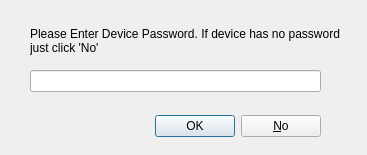
<?xml version="1.0" encoding="UTF-8"?>
<ui version="4.0">
 <class>passwordDialog</class>
 <widget class="QDialog" name="passwordDialog">
  <property name="geometry">
   <rect>
    <x>0</x>
    <y>0</y>
    <width>367</width>
    <height>155</height>
   </rect>
  </property>
  <property name="windowTitle">
   <string>Enter Password</string>
  </property>
  <widget class="QDialogButtonBox" name="okNoButtonBox">
   <property name="geometry">
    <rect>
     <x>30</x>
     <y>110</y>
     <width>291</width>
     <height>32</height>
    </rect>
   </property>
   <property name="orientation">
    <enum>Qt::Horizontal</enum>
   </property>
   <property name="standardButtons">
    <set>QDialogButtonBox::No|QDialogButtonBox::Ok</set>
   </property>
  </widget>
  <widget class="QLineEdit" name="passwordLineEdit">
   <property name="geometry">
    <rect>
     <x>30</x>
     <y>70</y>
     <width>291</width>
     <height>22</height>
    </rect>
   </property>
   <property name="echoMode">
    <enum>QLineEdit::Password</enum>
   </property>
  </widget>
  <widget class="QLabel" name="passwordLabel">
   <property name="geometry">
    <rect>
     <x>30</x>
     <y>20</y>
     <width>321</width>
     <height>41</height>
    </rect>
   </property>
   <property name="text">
    <string>Please Enter Device Password. If device has no password just click 'No'</string>
   </property>
   <property name="wordWrap">
    <bool>true</bool>
   </property>
  </widget>
 </widget>
 <resources/>
 <connections>
  <connection>
   <sender>okNoButtonBox</sender>
   <signal>accepted()</signal>
   <receiver>passwordDialog</receiver>
   <slot>accept()</slot>
   <hints>
    <hint type="sourcelabel">
     <x>248</x>
     <y>254</y>
    </hint>
    <hint type="destinationlabel">
     <x>157</x>
     <y>274</y>
    </hint>
   </hints>
  </connection>
  <connection>
   <sender>okNoButtonBox</sender>
   <signal>rejected()</signal>
   <receiver>passwordDialog</receiver>
   <slot>reject()</slot>
   <hints>
    <hint type="sourcelabel">
     <x>316</x>
     <y>260</y>
    </hint>
    <hint type="destinationlabel">
     <x>286</x>
     <y>274</y>
    </hint>
   </hints>
  </connection>
 </connections>
</ui>
